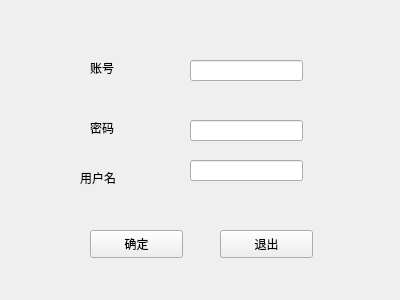
<?xml version="1.0" encoding="UTF-8"?>
<ui version="4.0">
 <class>logup</class>
 <widget class="QWidget" name="logup">
  <property name="geometry">
   <rect>
    <x>0</x>
    <y>0</y>
    <width>400</width>
    <height>300</height>
   </rect>
  </property>
  <property name="windowTitle">
   <string>Form</string>
  </property>
  <widget class="QLabel" name="label">
   <property name="geometry">
    <rect>
     <x>90</x>
     <y>60</y>
     <width>72</width>
     <height>15</height>
    </rect>
   </property>
   <property name="text">
    <string>账号</string>
   </property>
  </widget>
  <widget class="QLabel" name="label_2">
   <property name="geometry">
    <rect>
     <x>90</x>
     <y>120</y>
     <width>72</width>
     <height>15</height>
    </rect>
   </property>
   <property name="text">
    <string>密码</string>
   </property>
  </widget>
  <widget class="QLabel" name="label_3">
   <property name="geometry">
    <rect>
     <x>80</x>
     <y>170</y>
     <width>72</width>
     <height>15</height>
    </rect>
   </property>
   <property name="text">
    <string>用户名</string>
   </property>
  </widget>
  <widget class="QLineEdit" name="inputAcconut">
   <property name="geometry">
    <rect>
     <x>190</x>
     <y>60</y>
     <width>113</width>
     <height>21</height>
    </rect>
   </property>
  </widget>
  <widget class="QLineEdit" name="inputName">
   <property name="geometry">
    <rect>
     <x>190</x>
     <y>160</y>
     <width>113</width>
     <height>21</height>
    </rect>
   </property>
  </widget>
  <widget class="QLineEdit" name="inputPassword">
   <property name="geometry">
    <rect>
     <x>190</x>
     <y>120</y>
     <width>113</width>
     <height>21</height>
    </rect>
   </property>
  </widget>
  <widget class="QPushButton" name="confirm">
   <property name="geometry">
    <rect>
     <x>90</x>
     <y>230</y>
     <width>93</width>
     <height>28</height>
    </rect>
   </property>
   <property name="text">
    <string>确定</string>
   </property>
  </widget>
  <widget class="QPushButton" name="quit">
   <property name="geometry">
    <rect>
     <x>220</x>
     <y>230</y>
     <width>93</width>
     <height>28</height>
    </rect>
   </property>
   <property name="text">
    <string>退出</string>
   </property>
  </widget>
 </widget>
 <resources/>
 <connections/>
</ui>
